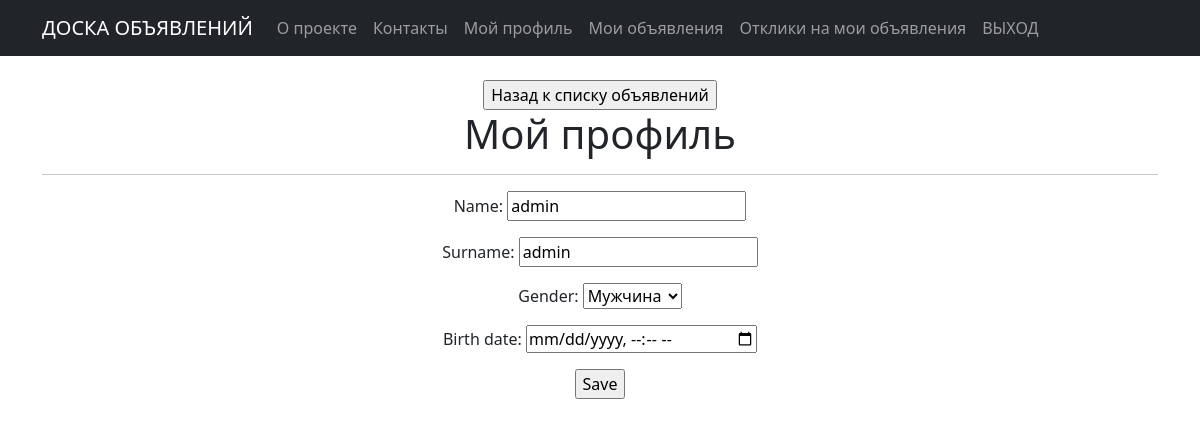
/profile/ (signed in), run on the app's committed database.
### profil/models.py (models this page shows, shortened)
class UserData(models.Model):
    woman = 'W'
    man = 'M'
    GENDER_TYPES_LIST = [
        (woman, 'Женщина'),
        (man, 'Мужчина')
    ]
    user = models.OneToOneField(User, on_delete=models.CASCADE, primary_key=True)
    name = models.CharField(max_length=16, unique=False)
    surname = models.CharField(max_length=32, unique=False)
    gender = models.CharField(max_length=1, choices=GENDER_TYPES_LIST, default=man)
    birth_date = models.DateField(null=True, blank=True)

### profil/views.py (the view)
# urls.py: path('', ProfileUpdate.as_view(), name='profile_update'),
class ProfileUpdate(LoginRequiredMixin, UpdateView):
    raise_exception = True
    model = UserData
    form_class = ProfileForm
    template_name = 'profile_edit.html'
    success_url = reverse_lazy('call_list')
    def get_object(self, queryset=None):
        return UserData.objects.get(user_id=self.request.user.id)
    def get_context_data(self, **kwargs):
        context = super().get_context_data(**kwargs)
        return context

### profil/forms.py
class ProfileForm(forms.ModelForm):
    class Meta:
        model = UserData
        fields = [
            'name',
            'surname',
            'gender',
            'birth_date'
        ]
        widgets = {
            'birth_date': DateTimeInput(
                format='%Y-%m-%dT%H:%M',
                attrs={'type': 'datetime-local'})
        }

### templates/profile_edit.html (shortened to what this page needs)
{% extends 'flatpages/default.html' %}
{% block content %}
<br>
<input type="button" value="Назад к списку объявлений" onClick='location.href="http://127.0.0.1:8000/calls/"'>
<h1>Мой профиль</h1>
<hr>
<form action="" method="post">
    {{ form.as_p }}
    <input type="submit" value="Save" />
</form>
{% endblock content %}

### data on the page
UserData: name "admin", surname "admin", gender "Мужчина"
